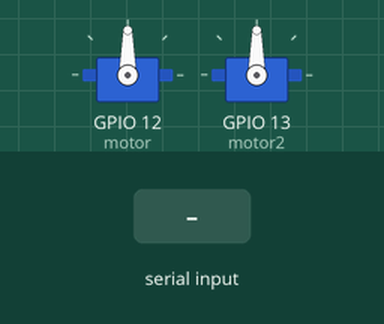
Recording of a program running on a simulated Raspberry Pi (BCM pin numbers). On the bench: 2 × servo. The test bench sets the inputs (shaded band). Servo angles are drawn from the pulse width (0.5 ms = 0°, 2.5 ms = 180°); threads take turns every 2 ms; what the program prints to the terminal is not drawn.

Above: at 3.2 s.
3.3 s: "SOFT_STOP" typed at the terminal, then Enter
At 4.0 s:
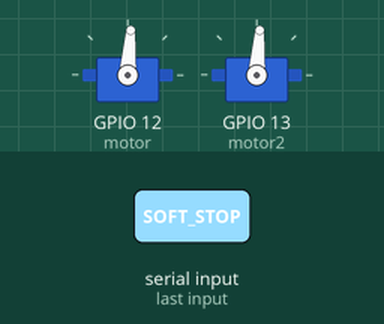
4.8 s: "NO_SIGNAL" typed at the terminal, then Enter
At 5.2 s:
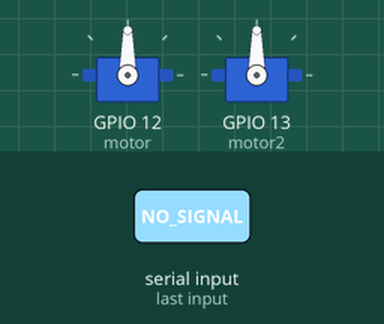
6.3 s: "w" typed at the terminal, then Enter
At 7.4 s:
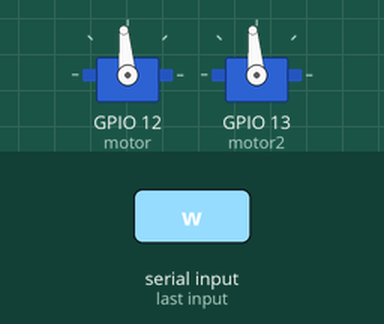
Timing chart, 0 to 9.3 s (numbered marks = the images above; inputs shaded):
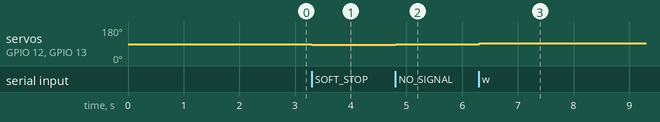

The program:

impo2.py
```python
import sys
import tty
import termios
import threading
from time import sleep
from gpiozero import Servo
from gpiozero import Device
print(Device.pin_factory)
# ============================================================
# ESC設定
# ============================================================

motor = Servo(
    12,
    min_pulse_width=0.001,
    max_pulse_width=0.002
)

motor2 = Servo(
    13,
    min_pulse_width=0.001,
    max_pulse_width=0.002
)


# ============================================================
# 設定パラメータ
# ============================================================

duty1 = 0.1       # 最大出力
step = 0.05       # ソフトストップ時の減速量
delay = 0.1       # ソフトストップ更新間隔

MIN_PULSE_US = 1000
MAX_PULSE_US = 2000


# ============================================================
# グローバル変数
# ============================================================

state = "STOPPED"
running_flag = True

current_duty = 0.0
target_duty = 0.0


# ============================================================
# Servo.value → パルス幅[µs]に変換
# ============================================================

def value_to_pulse_us(value):

    # -1.0 ～ +1.0 を1000～2000µsに変換

    pulse_us = (
        MIN_PULSE_US
        + (value + 1.0) / 2.0
        * (MAX_PULSE_US - MIN_PULSE_US)
    )

    return pulse_us


# ============================================================
# PWMモニター
# ============================================================

def pwm_monitor():

    global running_flag
    global current_duty
    global target_duty
    global state

    while running_flag:

        pulse1 = value_to_pulse_us(current_duty)
        pulse2 = value_to_pulse_us(current_duty)

        print(
            f"\r"
            f"[MONITOR] "
            f"STATE={state:<10} "
            f"VALUE={current_duty:+.3f} "
            f"GPIO12={pulse1:.1f}us "
            f"GPIO13={pulse2:.1f}us "
            f"TARGET={target_duty:+.3f}    ",
            end="",
            flush=True
        )

        sleep(0.2)


# ============================================================
# モーター制御スレッド
# ============================================================

def motor_worker():

    global state
    global current_duty
    global target_duty

    while running_flag:

        # ----------------------------------------------------
        # 通常運転
        # ----------------------------------------------------

        if state == "RUNNING":
            if current_duty != target_duty:
                current_duty = target_duty

                motor.value = current_duty
                motor2.value = current_duty

            sleep(0.1)


        # ----------------------------------------------------
        # 信号停止
        # ----------------------------------------------------

        elif state == "NO_SIGNAL":

            # gpiozeroのServoをcloseするわけではなく、
            # 現在の信号を維持しないための状態として扱う

            motor.value = 0.0
            motor2.value = 0.0

            current_duty = 0.0

            sleep(0.1)


        # ----------------------------------------------------
        # ソフトストップ
        # ----------------------------------------------------

        elif state == "SOFT_STOP":

            # 前進から停止

            if current_duty > 0.0:

                current_duty -= step

                if current_duty <= 0.0:

                    current_duty = 0.0
                    state = "STOPPED"


            # 後退から停止

            elif current_duty < 0.0:

                current_duty += step

                if current_duty >= 0.0:

                    current_duty = 0.0
                    state = "STOPPED"


            else:

                state = "STOPPED"


            motor.value = current_duty
            motor2.value = current_duty

            sleep(delay)


        # ----------------------------------------------------
        # 停止
        # ----------------------------------------------------

        elif state == "STOPPED":
            if current_duty != 0:
                current_duty = 0
                motor.value = 0
                motor2.value = 0

            sleep(0.1)


# ============================================================
# キー入力
# ============================================================

def get_key():

    fd = sys.stdin.fileno()

    old_settings = termios.tcgetattr(fd)

    try:

        tty.setcbreak(fd)

        ch = sys.stdin.read(1)

    finally:

        termios.tcsetattr(
            fd,
            termios.TCSADRAIN,
            old_settings
        )

    return ch


# ============================================================
# メイン処理
# ============================================================

print("=== クローラ(ESC)制御開始 ===")

print(
    "ESCの初期化を行っています。"
    "ニュートラル信号を送信中（2秒お待ちください）..."
)


# ------------------------------------------------------------
# ESC初期化
# ------------------------------------------------------------

motor.value = 0.0
motor2.value = 0.0

sleep(2)


print()
print(
    "操作:"
    " W=前進"
    " S=後退"
    " A=なだらかに停止"
    " D=即停止"
    " Z=信号停止"
    " Q=終了"
)

print()


# ============================================================
# スレッド開始
# ============================================================

motor_thread = threading.Thread(
    target=motor_worker
)

monitor_thread = threading.Thread(
    target=pwm_monitor
)


motor_thread.start()
monitor_thread.start()


# ============================================================
# キーボード処理
# ============================================================

try:

    while True:

        key = get_key().lower()


        # ----------------------------------------------------
        # 前進
        # ----------------------------------------------------

        if key == 'w':

            target_duty = duty1
            state = "RUNNING"

            print(
                f"\n[RUNNING] "
                f"前進 "
                f"(出力 {target_duty:.3f})"
            )


        # ----------------------------------------------------
        # 後退
        # ----------------------------------------------------

        elif key == 's':

            target_duty = -duty1
            state = "RUNNING"

            print(
                f"\n[RUNNING] "
                f"後退 "
                f"(出力 {target_duty:.3f})"
            )


        # ----------------------------------------------------
        # ソフトストップ
        # ----------------------------------------------------

        elif key == 'a':

            state = "SOFT_STOP"

            print(
                "\n[SOFT_STOP] "
                "なだらかに停止中..."
            )


        # ----------------------------------------------------
        # 信号停止
        # ----------------------------------------------------

        elif key == 'z':

            state = "NO_SIGNAL"

            print(
                "\n[NO_SIGNAL] "
                "ニュートラル信号を送信"
            )


        # ----------------------------------------------------
        # 即停止
        # ----------------------------------------------------

        elif key == 'd':

            state = "STOPPED"

            print(
                "\n[STOPPED] "
                "即座に停止しました。"
            )


        # ----------------------------------------------------
        # 終了
        # ----------------------------------------------------

        elif key == 'q':

            print(
                "\n終了処理を行っています..."
            )

            break


except KeyboardInterrupt:

    print(
        "\nCtrl+Cが入力されました。"
    )


finally:

    running_flag = False

    motor_thread.join()
    monitor_thread.join()


    # 安全停止

    motor.value = 0.0
    motor2.value = 0.0

    sleep(0.5)


    motor.close()
    motor2.close()


    print(
        "\nモータを安全に停止し、"
        "プログラムを終了しました。"
    )
```

Measured:
- after the input at 3.3 s, servo on GPIO 12 (motor), servo on GPIO 13 (motor2): 90° → 86° at once
- after the input at 4.8 s, servo on GPIO 12 (motor), servo on GPIO 13 (motor2): 86° → 88° at once, → 90° 0.10 s later
- after the input at 6.3 s, servo on GPIO 12 (motor), servo on GPIO 13 (motor2): 90° → 95° at once
